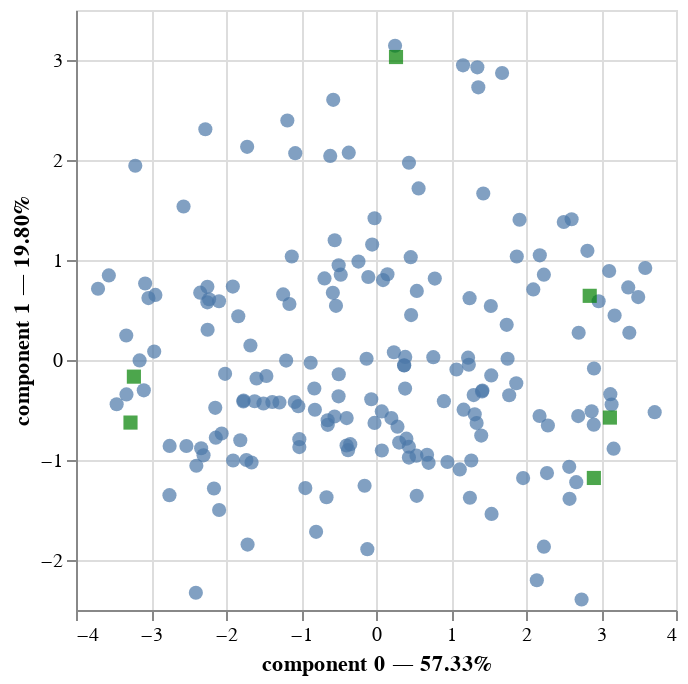

The notebook cell saved with this chart:
### Markdown cell above
Below we create a biplot of the phenotypes means.  This is an interactive plot so you can use the mouse to identify the ages (green squares) and phenotypes (blue points).

### Code cell
dcmn = dc.loc[:, [not("sd" in x) for x in dc.columns]]
pca = prince.PCA(n_components=2)
pca = pca.fit(dcmn)
pca.plot(dcmn)

### Figure 1 — Vega-Lite specification as saved in the notebook (floating-point values rounded to 4 significant figures; data arrays with more than 128 entries replaced by an {"elided": "..."} marker saying what was removed)
{"config": {"view": {"continuousWidth": 300, "continuousHeight": 300}}, "layer": [{"data": {"name": "data-bafc1be8433af406b660d6db7869a74f"}, "mark": {"type": "circle", "size": 50}, "encoding": {"tooltip": [{"field": "index", "type": "nominal"}, {"field": "component 0", "type": "quantitative"}, {"field": "component 1", "type": "quantitative"}], "x": {"axis": {"title": "component 0 — 57.33%"}, "field": "component 0", "scale": {"zero": false}, "type": "quantitative"}, "y": {"axis": {"title": "component 1 — 19.80%"}, "field": "component 1", "scale": {"zero": false}, "type": "quantitative"}}, "name": "view_1"}, {"data": {"name": "data-a388533c460589a7e2f38d0eb839479b"}, "mark": {"type": "square", "color": "green", "size": 50}, "encoding": {"tooltip": [{"field": "variable", "type": "nominal"}], "x": {"field": "component 0", "scale": {"zero": false}, "type": "quantitative"}, "y": {"field": "component 1", "scale": {"zero": false}, "type": "quantitative"}}}], "params": [{"name": "param_1", "select": {"type": "interval", "encodings": ["x", "y"]}, "bind": "scales", "views": ["view_1"]}], "$schema": "https://vega.github.io/schema/vega-lite/v5.20.1.json", "datasets": {"data-bafc1be8433af406b660d6db7869a74f": {"elided": "182 records"}, "data-a388533c460589a7e2f38d0eb839479b": [{"variable": "3_mn", "component 0": 3.119, "component 1": -0.5757, "label": "3_mn"}, {"variable": "5_mn", "component 0": 2.905, "component 1": -1.18, "label": "5_mn"}, {"variable": "8_mn", "component 0": 2.85, "component 1": 0.6417, "label": "8_mn"}, {"variable": "14_mn", "component 0": 0.2667, "component 1": 3.03, "label": "14_mn"}, {"variable": "20_mn", "component 0": -3.273, "component 1": -0.6257, "label": "20_mn"}, {"variable": "26_mn", "component 0": -3.228, "component 1": -0.1664, "label": "26_mn"}]}}
